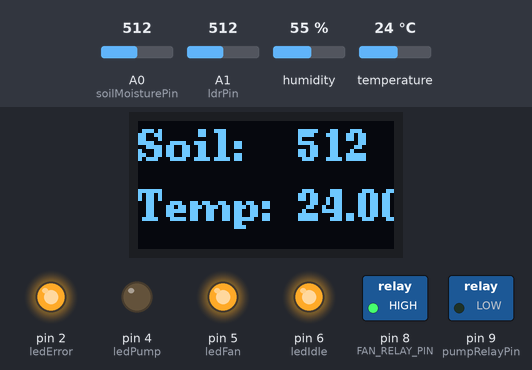
The sketch below on a simulated Arduino Uno, built with avr-gcc and run on an emulated ATmega328P. Parts: 64×32 one-colour display, switched loads named in the sketch (green lamp = pin HIGH), output pins drawn as LEDs (lit = HIGH). The inputs (shaded band) are chosen by the test bench; at power-on: temperature 24 °C, A0 (soilMoisturePin) = 512, A1 (ldrPin) = 512, humidity 55 %. Pins used as bus, display or sensor lines are not drawn; what the sketch prints to the serial monitor is not drawn.

Above: at 10.8 s.
10.9 s: temperature set to 29 °C
At 15.5 s:
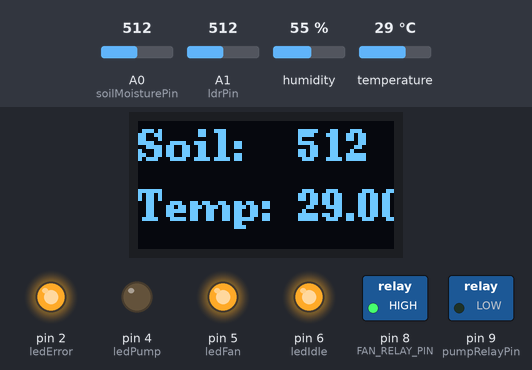
18.3 s: temperature set to 32 °C
At 20.5 s:
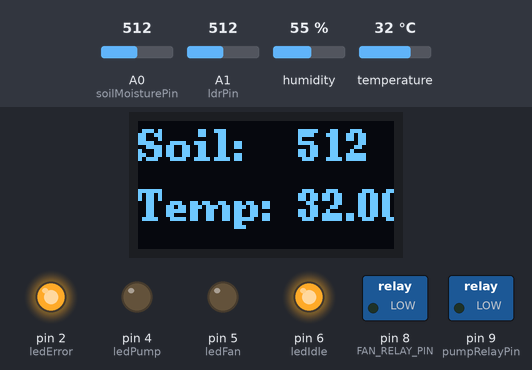
25.7 s: A0 (soilMoisturePin) set to 487
At 30.5 s:
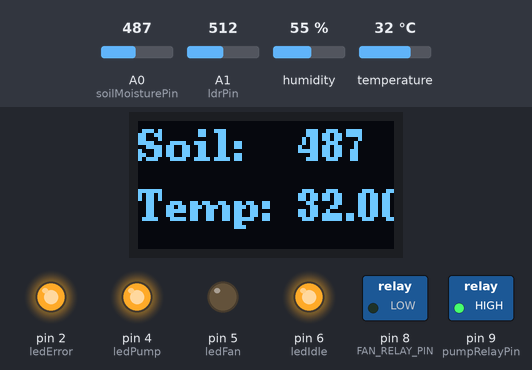
33.1 s: temperature set to 12 °C
At 35.5 s:
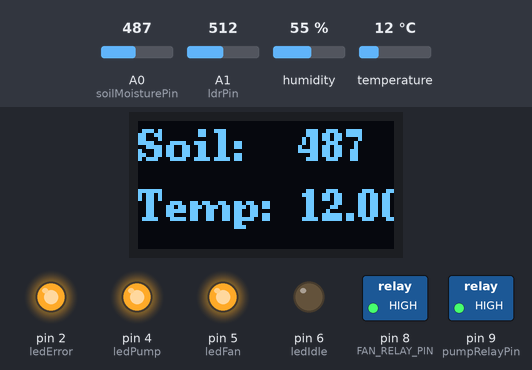
40.5 s: A0 (soilMoisturePin) set to 510
At 45.5 s:
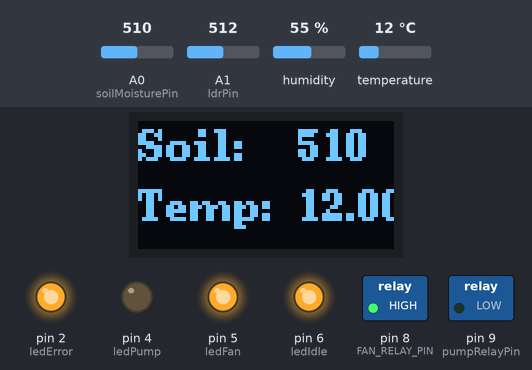
47.9 s: A0 (soilMoisturePin) set to 490
At 50.5 s:
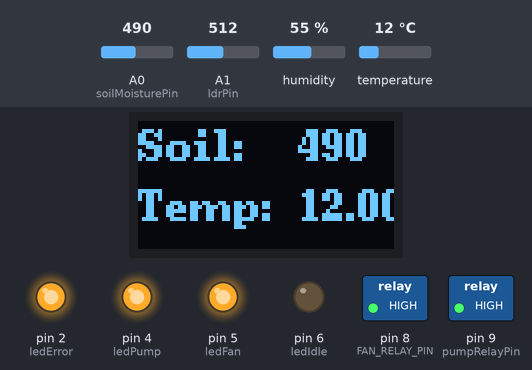
Timing chart, 0 to 52.0 s (numbered marks = the images above; inputs shaded):
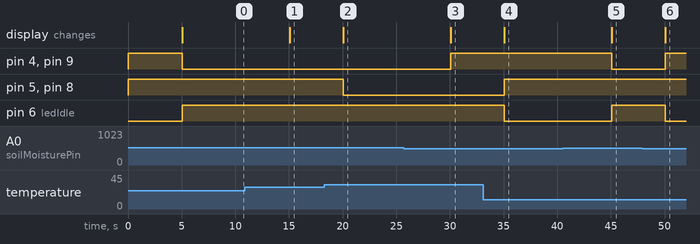

Measured:
- the behaviour switches between 30 and 31 °C on temperature (found by bisection; images 1 and 2)
- the behaviour switches between 501 and 500 on A0 (soilMoisturePin) (found by bisection; images 2 and 3)
- after the input at 10.9 s, the display: changes after 4.2 s (image 1)
- after the input at 18.3 s, pin 5 (ledFan), pin 8 (FAN_RELAY_PIN): HIGH → LOW after 1.8 s; the display: changes after 1.8 s (image 2)
- after the input at 25.7 s, pin 4 (ledPump), pin 9 (pumpRelayPin): LOW → HIGH after 4.4 s; the display: changes after 4.4 s (image 3)
- after the input at 33.1 s, pin 5 (ledFan), pin 8 (FAN_RELAY_PIN): LOW → HIGH after 2.0 s; pin 6 (ledIdle): HIGH → LOW after 2.0 s; the display: changes after 2.0 s (image 4)
- after the input at 40.5 s, pin 4 (ledPump), pin 9 (pumpRelayPin): HIGH → LOW after 4.6 s; pin 6 (ledIdle): LOW → HIGH after 4.6 s; the display: changes after 4.6 s (image 5)
- after the input at 47.9 s, pin 4 (ledPump), pin 9 (pumpRelayPin): LOW → HIGH after 2.2 s; pin 6 (ledIdle): HIGH → LOW after 2.2 s; the display: changes after 2.2 s (image 6)

The sketch:

SmartFarmPrototypeCodeFinish.ino
```cpp
#include <Wire.h>
#include <U8g2lib.h>
#include "DHT.h"

// กำหนดขาเซ็นเซอร์วัดความชื้นดินและรีเลย์
const int soilMoisturePin = A0;  // ขาที่เชื่อมต่อกับเซ็นเซอร์วัดความชื้นดิน
const int pumpRelayPin = 9;      // ขาที่เชื่อมต่อกับขา IN ของรีเลย์สำหรับปั๊มน้ำ
int moistureThreshold = 500;     // กำหนดค่า threshold สำหรับความชื้นดิน

// กำหนดขาเซ็นเซอร์ DHT11 และพัดลม
#define DHTPIN 11        // ขาที่เชื่อมต่อกับ DHT11 สำหรับเซ็นเซอร์อุณหภูมิ
#define FAN_RELAY_PIN 8   // ขาที่เชื่อมต่อกับรีเลย์ที่ควบคุมพัดลม
#define DHTTYPE DHT11     // ใช้เซ็นเซอร์ประเภท DHT11
DHT dht(DHTPIN, DHTTYPE);

// กำหนดขาสำหรับไฟ LED ทั้ง 4 ดวง
const int ledError = 2;      // ไฟดวงที่ 1 สำหรับแสดงข้อผิดพลาด
const int ledPump = 4;       // ไฟดวงที่ 2 สำหรับปั๊มน้ำทำงาน
const int ledFan = 5;        // ไฟดวงที่ 3 สำหรับพัดลมทำงาน
const int ledIdle = 6;       // ไฟดวงที่ 4 เมื่อไม่มีการทำงานใดๆ

// สร้างอ็อบเจกต์ U8g2 สำหรับหน้าจอ OLED ขนาด 64x32 ที่ใช้ I2C
U8G2_SSD1306_64X32_1F_F_HW_I2C u8g2(U8G2_R0, /* reset=*/ U8X8_PIN_NONE);
const int ldrPin = A1;         // ขาที่เชื่อมต่อกับเซ็นเซอร์ LDR
const int lightPin = 1;        // ขาที่เชื่อมต่อกับหลอดไฟ
int lightThreshold = 700;
float temperatureThreshold = 30.0;  // กำหนดค่าอุณหภูมิที่พัดลมจะเปิด (30°C)
unsigned long previousMillis = 0;
const long interval = 5000;  // หน่วงเวลาทุก 5 วินาที

// เพิ่มตัวแปร pumpOn และ fanOn เป็น global
bool pumpOn = false;
bool fanOn = false;

void setup() {
  setupPins();
  setupSensors();
  setupDisplay();

  pinMode(lightPin, OUTPUT);
  digitalWrite(lightPin, HIGH);  // เริ่มต้นด้วยการปิดหลอดไฟ
}

void loop() {
  unsigned long currentMillis = millis();

  if (currentMillis - previousMillis >= interval) {
    previousMillis = currentMillis;

    int soilMoistureValue = readSoilMoisture();
    float temperature = readTemperature();
    int lightValue = readLight();

    if (isnan(temperature)) {
      handleSensorError();
    } else {
      Serial.print("Light Level: ");
      Serial.println(lightValue);
      displayData(soilMoistureValue, temperature);
      controlPump(soilMoistureValue);  // อัปเดตค่า pumpOn
      controlFan(temperature);         // อัปเดตค่า fanOn
      controlLEDs(pumpOn, fanOn);      // ใช้ pumpOn และ fanOn
      controlLight(lightValue);
      pinMode(lightPin, OUTPUT);
      digitalWrite(lightPin, LOW);  // เริ่มต้นด้วยการปิดหลอดไฟ
    }
  }
}

// แก้ไขฟังก์ชันควบคุมปั๊มน้ำและพัดลม
void controlPump(int soilMoistureValue) {
  if (soilMoistureValue > moistureThreshold) {
    digitalWrite(pumpRelayPin, LOW);  // เปิดปั๊มน้ำ
    pumpOn = true;
  } else {
    digitalWrite(pumpRelayPin, HIGH);  // ปิดปั๊มน้ำ
    pumpOn = false;
  }
}

void controlFan(float temperature) {
  if (temperature > temperatureThreshold) {
    digitalWrite(FAN_RELAY_PIN, LOW);  // เปิดพัดลม
    fanOn = true;
  } else {
    digitalWrite(FAN_RELAY_PIN, HIGH);  // ปิดพัดลม
    fanOn = false;
  }
}
int readLight() {
  return analogRead(ldrPin);
}

void controlLight(int lightValue) {
  if (lightValue > lightThreshold) {
    digitalWrite(lightPin, HIGH);  // เปิดหลอดไฟเมื่อค่าความเข้มแสงน้อย
  } else {
    digitalWrite(lightPin, LOW);  // ปิดหลอดไฟเมื่อค่าความเข้มแสงมาก
  }
}

// แยกการตั้งค่าพินต่างๆ ออกเป็นฟังก์ชัน
void setupPins() {
  pinMode(pumpRelayPin, OUTPUT);
  pinMode(FAN_RELAY_PIN, OUTPUT);
  pinMode(ledError, OUTPUT);
  pinMode(ledPump, OUTPUT);
  pinMode(ledFan, OUTPUT);
  pinMode(ledIdle, OUTPUT);

  // เริ่มต้นด้วยการปิดอุปกรณ์
  digitalWrite(pumpRelayPin, HIGH);
  digitalWrite(FAN_RELAY_PIN, HIGH);
  digitalWrite(ledError, HIGH);
  digitalWrite(ledPump, HIGH);
  digitalWrite(ledFan, HIGH);
  digitalWrite(ledIdle, LOW);
}

void setupSensors() {
  Serial.begin(9600);
  dht.begin();
}

void setupDisplay() {
  u8g2.begin();
}

int readSoilMoisture() {
  return analogRead(soilMoisturePin);
}

float readTemperature() {
  float temp = dht.readTemperature();
  if (isnan(temp)) {
    delay(2000);
    temp = dht.readTemperature();
  }
  return temp;
}

void displayData(int soilMoistureValue, float temperature) {
  u8g2.clearBuffer();
  u8g2.setFont(u8g2_font_ncenB08_tr);
  u8g2.setCursor(0, 10);
  u8g2.print("Soil:");
  u8g2.setCursor(40, 10);
  u8g2.print(soilMoistureValue);

  u8g2.setCursor(0, 25);
  u8g2.print("Temp:");
  u8g2.setCursor(40, 25);
  u8g2.print(temperature);
  u8g2.print(" C");

  u8g2.sendBuffer();
}

void controlLEDs(bool pumpOn, bool fanOn) {
  if (pumpOn && fanOn) {
    // ถ้าปั๊มน้ำและพัดลมทำงานพร้อมกัน ไฟดวงที่ 2 และ 3 จะติด
    digitalWrite(ledPump, LOW);
    digitalWrite(ledFan, LOW);
    digitalWrite(ledIdle, HIGH); // ปิดไฟ idle
  } else if (pumpOn) {
    // ถ้าปั๊มน้ำทำงาน ไฟดวงที่ 2 จะติด
    digitalWrite(ledPump, LOW);
    digitalWrite(ledFan, HIGH);  // ปิดไฟพัดลม
    digitalWrite(ledIdle, HIGH); // ปิดไฟ idle
  } else if (fanOn) {
    // ถ้าพัดลมทำงาน ไฟดวงที่ 3 จะติด และไฟดวงที่ 4 จะดับ
    digitalWrite(ledFan, LOW);
    digitalWrite(ledPump, HIGH); // ปิดไฟปั๊มน้ำ
    digitalWrite(ledIdle, HIGH); // ปิดไฟ idle
  } else {
    // ถ้าไม่มีอะไรทำงาน ไฟดวงที่ 4 จะติด
    digitalWrite(ledIdle, LOW);  // เปิดไฟ idle
    digitalWrite(ledPump, HIGH); // ปิดไฟปั๊มน้ำ
    digitalWrite(ledFan, HIGH);  // ปิดไฟพัดลม
  }
}

void handleSensorError() {
  Serial.println("Failed to read from DHT sensor!");
  digitalWrite(ledError, LOW);
  digitalWrite(ledIdle, HIGH);
}
```
